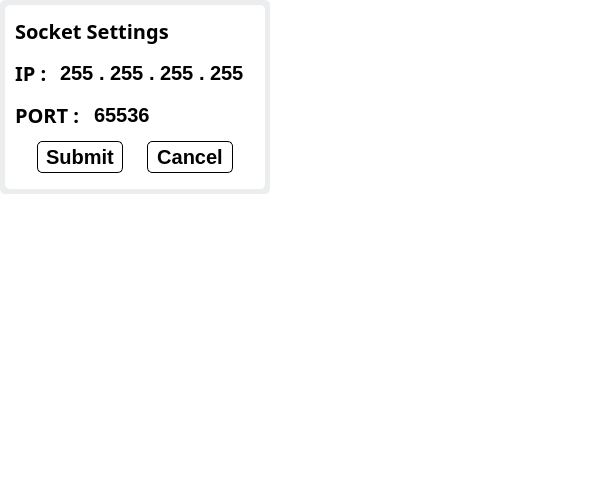
<?xml version="1.0" encoding="UTF-8"?>
<ui version="4.0">
 <class>TCPSettings</class>
 <widget class="QWidget" name="TCPSettings">
  <property name="geometry">
   <rect>
    <x>0</x>
    <y>0</y>
    <width>600</width>
    <height>480</height>
   </rect>
  </property>
  <property name="sizePolicy">
   <sizepolicy hsizetype="Preferred" vsizetype="Preferred">
    <horstretch>0</horstretch>
    <verstretch>0</verstretch>
   </sizepolicy>
  </property>
  <property name="minimumSize">
   <size>
    <width>0</width>
    <height>0</height>
   </size>
  </property>
  <property name="maximumSize">
   <size>
    <width>8888</width>
    <height>8888</height>
   </size>
  </property>
  <property name="windowTitle">
   <string>TCP Setting</string>
  </property>
  <property name="windowIcon">
   <iconset>
    <normaloff>icon/setting.png</normaloff>icon/setting.png</iconset>
  </property>
  <property name="styleSheet">
   <string notr="true">QWidget {
border-radius: 5px; /* Set rounded corners */
background-color: #ffffff; /* Set background color */
}</string>
  </property>
  <widget class="QFrame" name="frame">
   <property name="geometry">
    <rect>
     <x>0</x>
     <y>0</y>
     <width>270</width>
     <height>194</height>
    </rect>
   </property>
   <property name="font">
    <font>
     <strikeout>false</strikeout>
    </font>
   </property>
   <property name="styleSheet">
    <string notr="true">QFrame#frame {
border-radius: 5px; /* Set rounded corners */
background-color: #ecedee; /* Set background color */
}</string>
   </property>
   <property name="frameShape">
    <enum>QFrame::StyledPanel</enum>
   </property>
   <property name="frameShadow">
    <enum>QFrame::Raised</enum>
   </property>
   <widget class="QFrame" name="frame_8">
    <property name="geometry">
     <rect>
      <x>5</x>
      <y>5</y>
      <width>260</width>
      <height>184</height>
     </rect>
    </property>
    <property name="font">
     <font>
      <underline>false</underline>
      <strikeout>false</strikeout>
     </font>
    </property>
    <property name="styleSheet">
     <string notr="true">/* QLabel Default style */
QLabel {
    color:  #000000; /* Text color */
    font-size: 20px; /* Font size */
    border-radius: 5px; /* Rounded corners */
	qproperty-alignment: 'AlignCenter';
}
QFrame#frame_8 {
	background-color: #ffffff; /* Set background color */
	border-radius: 5px;
}
QLineEdit {
    color:  #000000; /* Text color */
    font-size: 20px; /* Font size */
    border-radius: 5px; /* Rounded corners */
	qproperty-alignment: 'AlignCenter';
    font-family: 'Microsoft YaHei'; /* Font set to Microsoft YaHei */
    font-weight: bold; /* Set bold font */
}
QPushButton {
    color:  #000000; /* Text color */
    font-size: 20px; /* Font size */
    border-radius: 5px; /* Rounded corners */
    font-family: 'Microsoft YaHei'; /* Font set to Microsoft YaHei */
    font-weight: bold; /* Set bold font */
	border: 1px solid #000000
}



/* QPushButton Hover state */
QPushButton:hover {
    background-color: #ecedee; /* Dark blue background */
    color: black; /* Hover stateWhite text */
}

/* QPushButton Pressed state */
QPushButton:pressed {
    background-color: #ecedee; /* Darker blue background when pressed */
    color: black; /* Pressed stateWhite text */
}</string>
    </property>
    <property name="frameShape">
     <enum>QFrame::StyledPanel</enum>
    </property>
    <property name="frameShadow">
     <enum>QFrame::Raised</enum>
    </property>
    <widget class="QLabel" name="label_15">
     <property name="geometry">
      <rect>
       <x>10</x>
       <y>52</y>
       <width>50</width>
       <height>32</height>
      </rect>
     </property>
     <property name="sizePolicy">
      <sizepolicy hsizetype="Preferred" vsizetype="Preferred">
       <horstretch>0</horstretch>
       <verstretch>0</verstretch>
      </sizepolicy>
     </property>
     <property name="minimumSize">
      <size>
       <width>50</width>
       <height>32</height>
      </size>
     </property>
     <property name="maximumSize">
      <size>
       <width>32</width>
       <height>32</height>
      </size>
     </property>
     <property name="font">
      <font>
       <family>Microsoft YaHei</family>
       <pointsize>-1</pointsize>
       <weight>75</weight>
       <italic>false</italic>
       <bold>true</bold>
       <underline>false</underline>
       <strikeout>false</strikeout>
      </font>
     </property>
     <property name="text">
      <string>IP : </string>
     </property>
     <property name="textFormat">
      <enum>Qt::AutoText</enum>
     </property>
     <property name="alignment">
      <set>Qt::AlignLeading|Qt::AlignLeft|Qt::AlignVCenter</set>
     </property>
    </widget>
    <widget class="QLabel" name="label_21">
     <property name="geometry">
      <rect>
       <x>10</x>
       <y>94</y>
       <width>80</width>
       <height>32</height>
      </rect>
     </property>
     <property name="sizePolicy">
      <sizepolicy hsizetype="Preferred" vsizetype="Preferred">
       <horstretch>0</horstretch>
       <verstretch>0</verstretch>
      </sizepolicy>
     </property>
     <property name="minimumSize">
      <size>
       <width>0</width>
       <height>0</height>
      </size>
     </property>
     <property name="maximumSize">
      <size>
       <width>200</width>
       <height>16777215</height>
      </size>
     </property>
     <property name="font">
      <font>
       <family>Microsoft YaHei</family>
       <pointsize>-1</pointsize>
       <weight>75</weight>
       <italic>false</italic>
       <bold>true</bold>
       <underline>false</underline>
       <strikeout>false</strikeout>
      </font>
     </property>
     <property name="text">
      <string>PORT :</string>
     </property>
     <property name="textFormat">
      <enum>Qt::AutoText</enum>
     </property>
     <property name="alignment">
      <set>Qt::AlignLeading|Qt::AlignLeft|Qt::AlignVCenter</set>
     </property>
    </widget>
    <widget class="QPushButton" name="confirm">
     <property name="geometry">
      <rect>
       <x>32</x>
       <y>136</y>
       <width>86</width>
       <height>32</height>
      </rect>
     </property>
     <property name="text">
      <string>Submit</string>
     </property>
    </widget>
    <widget class="QPushButton" name="cancel">
     <property name="geometry">
      <rect>
       <x>142</x>
       <y>136</y>
       <width>86</width>
       <height>32</height>
      </rect>
     </property>
     <property name="text">
      <string>Cancel</string>
     </property>
    </widget>
    <widget class="QLineEdit" name="i1">
     <property name="geometry">
      <rect>
       <x>53</x>
       <y>52</y>
       <width>40</width>
       <height>32</height>
      </rect>
     </property>
     <property name="text">
      <string>255</string>
     </property>
    </widget>
    <widget class="QLineEdit" name="i2">
     <property name="geometry">
      <rect>
       <x>103</x>
       <y>52</y>
       <width>40</width>
       <height>32</height>
      </rect>
     </property>
     <property name="text">
      <string>255</string>
     </property>
    </widget>
    <widget class="QLineEdit" name="i3">
     <property name="geometry">
      <rect>
       <x>153</x>
       <y>52</y>
       <width>40</width>
       <height>32</height>
      </rect>
     </property>
     <property name="text">
      <string>255</string>
     </property>
    </widget>
    <widget class="QLineEdit" name="i4">
     <property name="geometry">
      <rect>
       <x>203</x>
       <y>52</y>
       <width>40</width>
       <height>32</height>
      </rect>
     </property>
     <property name="text">
      <string>255</string>
     </property>
    </widget>
    <widget class="QLineEdit" name="port">
     <property name="geometry">
      <rect>
       <x>87</x>
       <y>94</y>
       <width>70</width>
       <height>32</height>
      </rect>
     </property>
     <property name="text">
      <string>65536</string>
     </property>
    </widget>
    <widget class="QLineEdit" name="lineEdit_10">
     <property name="geometry">
      <rect>
       <x>93</x>
       <y>52</y>
       <width>10</width>
       <height>32</height>
      </rect>
     </property>
     <property name="text">
      <string>.</string>
     </property>
    </widget>
    <widget class="QLineEdit" name="lineEdit_11">
     <property name="geometry">
      <rect>
       <x>143</x>
       <y>52</y>
       <width>10</width>
       <height>32</height>
      </rect>
     </property>
     <property name="text">
      <string>.</string>
     </property>
    </widget>
    <widget class="QLineEdit" name="lineEdit_12">
     <property name="geometry">
      <rect>
       <x>193</x>
       <y>52</y>
       <width>10</width>
       <height>32</height>
      </rect>
     </property>
     <property name="text">
      <string>.</string>
     </property>
    </widget>
    <widget class="QLabel" name="label_22">
     <property name="geometry">
      <rect>
       <x>10</x>
       <y>10</y>
       <width>161</width>
       <height>32</height>
      </rect>
     </property>
     <property name="sizePolicy">
      <sizepolicy hsizetype="Preferred" vsizetype="Preferred">
       <horstretch>0</horstretch>
       <verstretch>0</verstretch>
      </sizepolicy>
     </property>
     <property name="minimumSize">
      <size>
       <width>0</width>
       <height>0</height>
      </size>
     </property>
     <property name="maximumSize">
      <size>
       <width>200</width>
       <height>16777215</height>
      </size>
     </property>
     <property name="font">
      <font>
       <family>Microsoft YaHei</family>
       <pointsize>-1</pointsize>
       <weight>75</weight>
       <italic>false</italic>
       <bold>true</bold>
       <underline>false</underline>
       <strikeout>false</strikeout>
      </font>
     </property>
     <property name="text">
      <string>Socket Settings</string>
     </property>
     <property name="textFormat">
      <enum>Qt::AutoText</enum>
     </property>
     <property name="alignment">
      <set>Qt::AlignLeading|Qt::AlignLeft|Qt::AlignVCenter</set>
     </property>
    </widget>
   </widget>
  </widget>
 </widget>
 <resources/>
 <connections/>
</ui>
